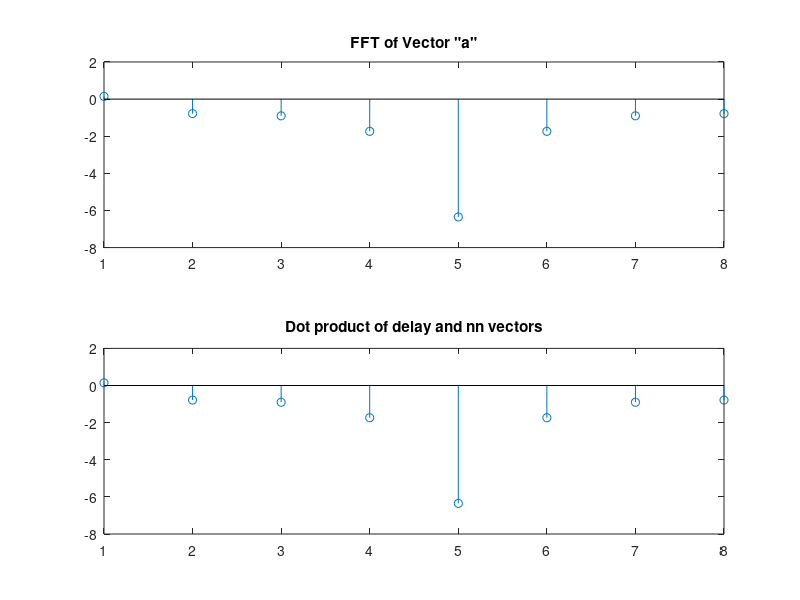

Write the MATLAB code that produced this figure.
%Let vector a = randn(8; 1) and af = fft(a).
%Let vector b = circshift(a; 3) and bf = fft(b).

a = randn(8, 1)
af = fft(a)
subplot(2,1,1)
stem(af)
title('FFT of Vector "a"')
% b = circshift(a, 3)
b = circshift(a,-2)
bf = fft(b)
% subplot(2,1,2)
% stem(bf)
% title('FFT of Vector "b"')

% Let index sequence nn = [0 : 7]' (column vector).
nn = [0 : 7]'
% Let delay = exp(j * 2 * pi * nn * 3/8).
% delay = exp(j * 2 * pi * nn * 3/8)
delay = exp(j * 2 * pi * nn * (-2)/8)
% Let afa = delay.*bf and compare afa with af.
afa = delay.*bf
subplot(2,1,2)
stem(afa)
title('Dot product of delay and nn vectors')
% Change vector b = circshift(a,-2) and bf = fft(b). Are af and bf the same?
% b = circshift(a,-2)
% bf = fft(b)
% Let delay = exp(j * 2 * pi * nn * (-2)/8).
% delay = exp(j * 2 * pi * nn * (-2)/8)
% Let afa = delay.*bf and compare afa with af. 
% afa = delay.*bf




